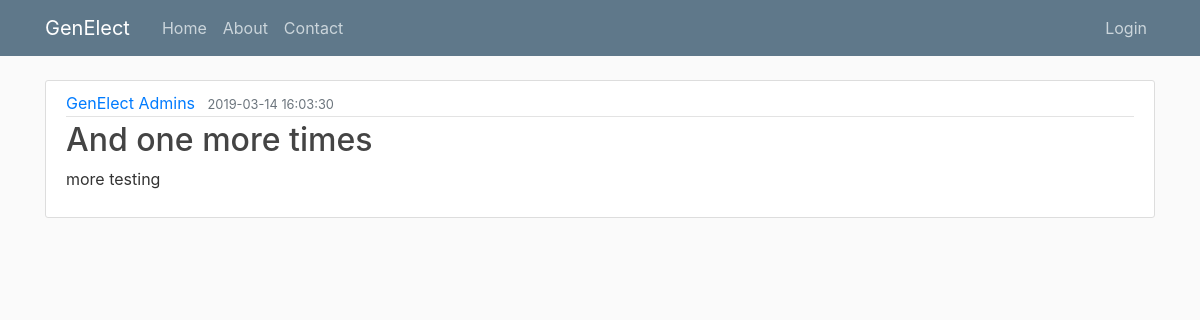
The page /index on the database as committed earlier.
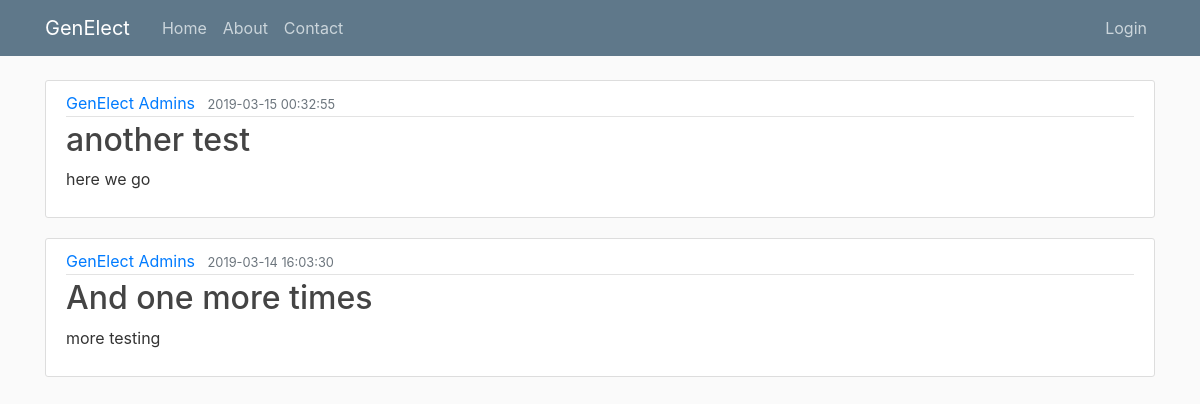
The same page on the database as committed later.
### genElect/models.py (models this page shows)
class Base(db.Model):
    __abstract__ = True
    id = db.Column(db.Integer, primary_key=True, autoincrement=True)
    date_created = db.Column(db.DateTime, default=db.func.current_timestamp())
    date_modified = db.Column(db.DateTime, default=db.func.current_timestamp(),
            onupdate=db.func.current_timestamp())

class Notifications(Base):
    title = db.Column(db.String(100))
    notification = db.Column(db.String(1000))

### genElect/__init__.py (the view)
@app.route("/")
@app.route("/home")
@app.route("/index")
def index():
    notifications = Notifications.query.all()
    notifications.reverse()
    return render_template('index.html', notifications=notifications)

### genElect/templates/index.html (shortened to what this page needs)
{% extends "layout.html" %}
{% block content %}
    {% for notification in notifications %}
        <article class="media content-section">
          <div class="media-body">
            <div class="article-metadata">
              <a class="mr-2" href="#">GenElect Admins</a>
              <small class="text-muted">{{ notification.date_created }}</small>
            </div>
            <h2><a class="article-title" href="#">{{ notification.title }}</a></h2>
            <p class="article-content">{{ notification.notification }}</p>
          </div>
        </article>
    {% endfor %}
{% endblock content %}

### genElect/templates/layout.html (shortened to what this page needs)
<!DOCTYPE html>
<html>
<head>
    <link rel="stylesheet" href="https://maxcdn.bootstrapcdn.com/bootstrap/4.0.0/css/bootstrap.min.css">
    <link rel="stylesheet" type="text/css" href="{{ url_for('static', filename='main.css') }}">
</head>
<body>
    <header class="site-header">
      <nav class="navbar navbar-expand-md navbar-dark bg-steel fixed-top">
        <div class="container">
          <a class="navbar-brand mr-4" href="/">GenElect</a>
          <div class="collapse navbar-collapse" id="navbarToggle">
            <div class="navbar-nav mr-auto">
              {% if not current_user.is_authenticated or current_user.username != "admin" %}
                <a class="nav-item nav-link" href="{{ url_for('index') }}">Home</a>
                <a class="nav-item nav-link" href="{{ url_for('about') }}">About</a>
                <a class="nav-item nav-link" href="{{ url_for('contact') }}">Contact</a>
              {% endif %}
            </div>
            <div class="navbar-nav">
              {% if current_user.is_authenticated %}
                {% if current_user.username == "admin" %}
                  <a class="nav-item nav-link" href="{{ url_for('admin') }}">Admin</a>
                  <a class="nav-item nav-link" href="{{ url_for('allusers') }}">Users</a>
                  <a class="nav-item nav-link" href="{{ url_for('allelectives') }}">Electives</a>
                  <a class="nav-item nav-link" href="{{ url_for('allnotifications') }}">Notifications</a>
                {% endif %}
                {% if current_user.username != "admin" %}
                  <a class="nav-item nav-link" href="{{ url_for('account') }}">Account</a>
                {% endif %}
                <a class="nav-item nav-link" href="{{ url_for('logout') }}">Logout</a>
              {% else %}
                <a class="nav-item nav-link" href="{{ url_for('login') }}">Login</a>
              {% endif %}
            </div>
          </div>
        </div>
      </nav>
    </header>
    <main role="main" class="container">
      <div class="row">
        <div class="col-md-12">
          {% block content %}{% endblock %}
        </div>
      </div>
    </main>
</body>
</html>

### genElect/static/main.css (style rules this page uses)
body { background: #fafafa; color: #333333; margin-top: 5rem; }
h1, h2, h3, h4, h5, h6 { color: #444444; }
.bg-steel { background-color: #5f788a; }
.site-header .navbar-nav .nav-link { color: #cbd5db; }
.content-section { background: #ffffff; padding: 10px 20px; border: 1px solid #dddddd; border-radius: 3px; margin-bottom: 20px; }
.article-title { color: #444444; }
.article-content { white-space: pre-line; }
.article-metadata { padding-bottom: 1px; margin-bottom: 4px; border-bottom: 1px solid #e3e3e3 }

Rows that differ between the two databases and show on the page:
added Notifications: date_created "2019-03-15 00:32:55", title "another test", notification "here we go"
